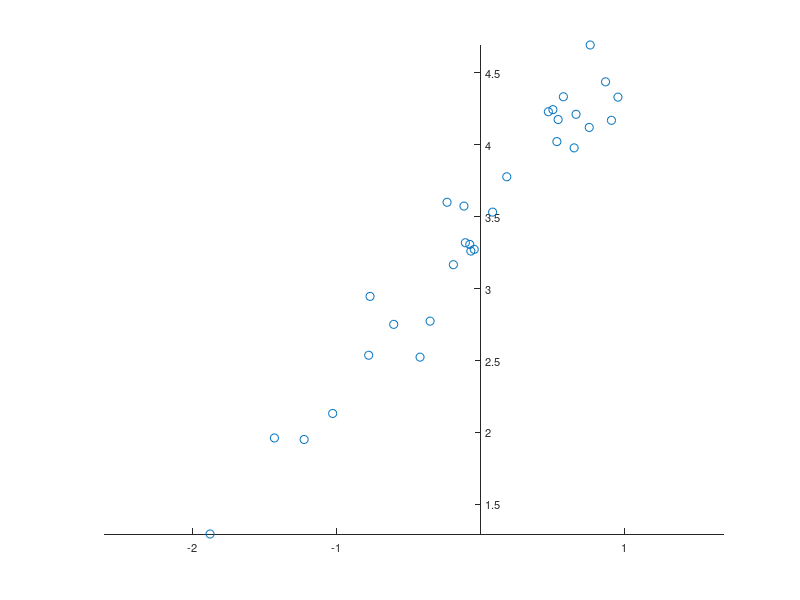
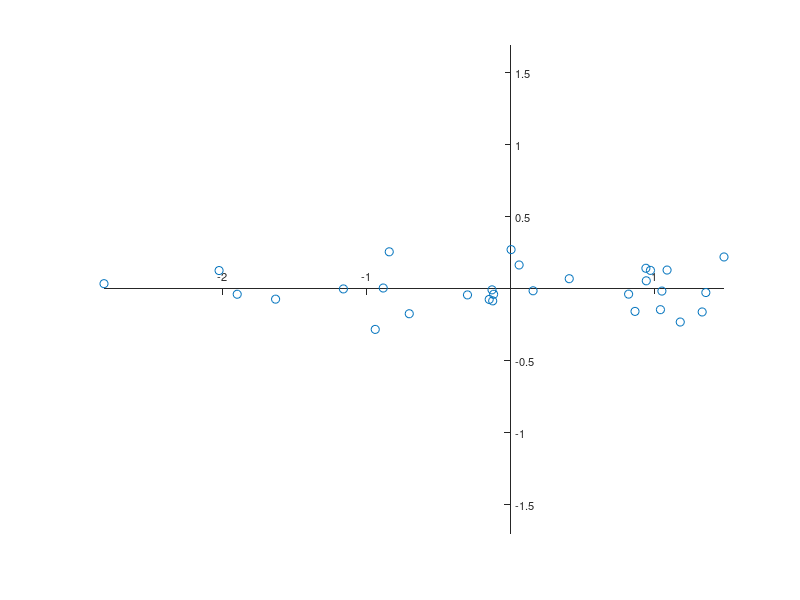

Write MATLAB code to recreate these figures, in order.
clear, clc, close all

rng(0)   % to Control random number generation
data(:,1) = randn(30,1);
data(:,2) = 3.4 + 1.2 * data(:,1);
data(:,2) = data(:,2) + 0.2*randn(size(data(:,1)));
data = sortrows(data,1);

% Plot original data
figure
axes('LineWidth',0.6,...
    'FontName','Helvetica',...
    'FontSize',8,...
    'XAxisLocation','Origin',...
    'YAxisLocation','Origin');
line(data(:,1),data(:,2),...
    'LineStyle','None',...
    'Marker','o');
axis equal

% Compute the mean of all samples (Equation (3))
Mean_First_Col=mean(data(:,1));
Mean_Second_Col=mean(data(:,2));
% Or
% Mean=mean(data)  % but you need to use index to access each mean value

% Subtract the mean from all samples (Equation (4))
 data1(:,1) = data(:,1)-Mean_First_Col;
 data1(:,2) = data(:,2)-Mean_Second_Col;

%calculate the covariance matrix of data. 
%The covariance matrix contains all necessary information to rotate the coordinate system.
 C = cov(data1)
 
 %Compute the eigenvectors V and eigenvalues  of the covariance matrix 
[V,D] = eig(C)

% The rotation helps to create new variables which are uncorrelated,
% i.e. the covariance is zero for all pairs of the new variables.
% The decorrelation is achieved by diagonalizing the covariance matrix C. 
% The eigenvectors V belonging to the diagonalized covariance matrix are a linear combination of the old base vectors,
% thus expressing the correlation between the old and the new time series. We find the eigenvalues of the covariance matrix C by solving the equation 
% Calculating the data set in the new coordinate system. We need to flip newdata left/right since the second column is the one with the larges eigenvalue.

 newdata = V * data1';
 newdata = newdata';
 newdata = fliplr(newdata);
 
% % The eigenvalues of the covariance matrix (the diagonals of the diagonalized covariance matrix) 
% % indicate the variance in this (new) coordinate direction. We can us this information to calculate
% % the relative variance for each new variable by dividing the variances according to the eigenvectors
% % by the sum of the variances. In our example, the 1st and 2nd principal component contains 99.57 and 0.43 percent of the total variance in data.
 
Variances=var(newdata)
PCs_componenet=var(newdata)/sum(var(newdata))
% 
% Display the newdata together with the new coordinate system.
figure
axes('LineWidth',0.6,...
    'FontName','Helvetica',...
    'FontSize',8,...
    'XAxisLocation','Origin',...
    'YAxisLocation','Origin')
line(newdata(:,1),newdata(:,2),...
    'LineStyle','None',...
    'Marker','o');
axis equal

% % Do the same experiment using the MATLAB function PCA. We get same values for newdata and variance.
% [coeff,newdata,latend,tsd,variance] = pca(data1);
%  newdata
%  variance
%%The new data are decorrelated.
% corrcoef(newdata)